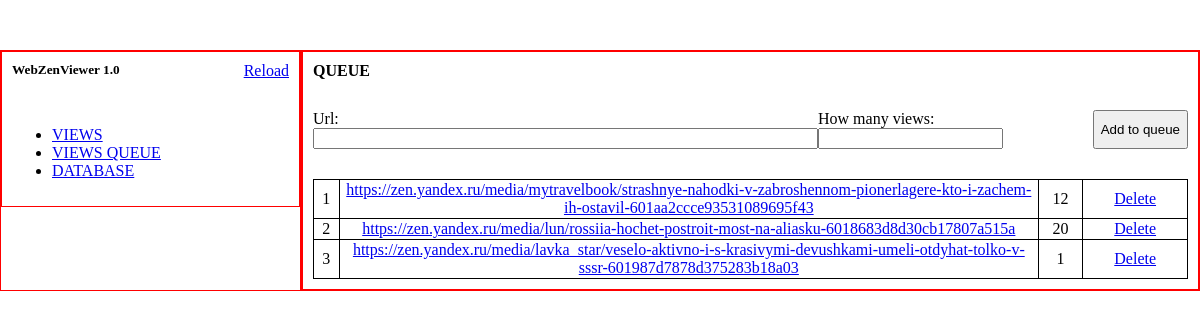
/queue, run on the app's committed database.
### app/models.py (models this page shows, shortened)
class LinkQueue(database.Model):
    id = database.Column(database.Integer, primary_key=True)
    url = database.Column(database.Text, nullable=False)
    views = database.Column(database.Integer, nullable=True)

### app/routes.py (the view)
@app.route('/queue', methods=['GET', 'POST'])
def queue():
    queue_form = LinkQueueForm()
    queue_links = LinkQueue.query.all()
    if queue_form.validate_on_submit():
        link = LinkQueue(url=queue_form.url_for_queue.data, views=queue_form.views.data)
        database.session.add(link)
        database.session.commit()
        flash('[INFO] Successfully added!')
        return redirect(url_for('queue'))
    return render_template('queue.html', queue_form=queue_form, queue_links=queue_links)

### app/forms.py (shortened to what this page needs)
class LinkQueueForm(FlaskForm):
    url_for_queue = TextField('Url:', validators=[DataRequired()])
    views = IntegerField('How many views:', validators=[DataRequired()])
    submit_link = SubmitField('Add to queue')

### app/templates/queue.html (shortened to what this page needs)
{% extends 'base.html' %}
{% block rightbar %}
    <div class="right-bar-content-head">
        <h1>QUEUE<h1>
    </div>
    <div class="right-bar-content-form">
        <form method="post" class="queue_form">
            <div>
                {{ queue_form.url_for_queue.label }}
                {{ queue_form.url_for_queue(size=60) }}
            </div>
            <div>
                {{ queue_form.views.label }}
                {{ queue_form.views(size=4) }}
            </div>
            {{ queue_form.submit_link }}
        </form>
    </div>
    <div class="right-bar-content-table">
        <table class="queue-table">
            {% for link in queue_links %}
                <tr>
                    <td>{{ link.id }}</td>
                    <td style="width: 80%;"><a href="{{ link.url }}">{{ link.url }}</a></td>
                    <td>{{ link.views }}</td>
                    <td><a href="/queue/{{ link.id }}/delete">Delete</a></td>
                </tr>
            {% endfor %}
        </table>
    </div>
{% endblock %}

### app/templates/base.html (shortened to what this page needs)
<!DOCTYPE html>
<html lang="en">
<head>
    <link rel="stylesheet" href="{{ url_for('static', filename='css/style2.css') }}">
</head>
<body class="main-container">
    <section class="content">
        <section class="left-bar">
            <section class="left-bar-content">
                <section class="lbc-head">
                    <h1>WebZenViewer 1.0</h1>
                    <a href="{{ url_for('index') }}">Reload</a>
                </section>
                <section class="lbc-menu">
                    <ul>
                        <li><a href="{{ url_for('views') }}">VIEWS</a></li>
                        <li><a href="{{ url_for('queue') }}">VIEWS QUEUE</a></li>
                        <li><a href="{{ url_for('index') }}">DATABASE</a></li>
                    </ul>
                </section>
            </section>
        </section>
        <section class="right-bar">
            <section class="right-bar-content">
                {% block rightbar %}{% endblock %}
            </section>
        </section>
    </section>
</body>
</html>

### app/static/css/style2.css (style rules this page uses)
html, body { width: 100%; height: 100%; padding: 0; margin: 0; }
h1, p { margin: 0; }
.content { width: 1200px; height: auto; margin: 50px auto; display: flex; }
.left-bar { width: 300px; height: auto; border: 1px solid red; }
.left-bar-content { padding: 10px; border: 1px solid red; }
.lbc-head { display: flex; justify-content: space-between; margin-bottom: 30px; }
.lbc-menu { display: flex; flex-direction: column; }
.right-bar { width: 900px; height: auto; border: 1px solid red; }
.right-bar-content { padding: 10px; border: 1px solid red; }
.right-bar-content-head { margin-bottom: 30px; }
.right-bar-content-form { margin-bottom: 30px; }
.queue_form { display: flex; justify-content: space-between; }
.queue-table { width: 100%; border-collapse: collapse; text-align: center; }
.queue-table td { border: 1px solid black; }

### data on the page
LinkQueue: id "1", url "https://zen.yandex.ru/media/mytravelbook/strashnye-nahodki-v-zabroshennom-pionerlagere-kto-i-zachem-ih-ostavil-601aa2ccce93531089695f43", views "12"
LinkQueue: id "2", url "https://zen.yandex.ru/media/lun/rossiia-hochet-postroit-most-na-aliasku-6018683d8d30cb17807a515a", views "20"
LinkQueue: id "3", url "https://zen.yandex.ru/media/lavka_star/veselo-aktivno-i-s-krasivymi-devushkami-umeli-otdyhat-tolko-v-sssr-601987d7878d375283b18a03", views "1"

### other printed values
{{ queue_form.url_for_queue.label }} "Url:"
{{ queue_form.views.label }} "How many views:"
